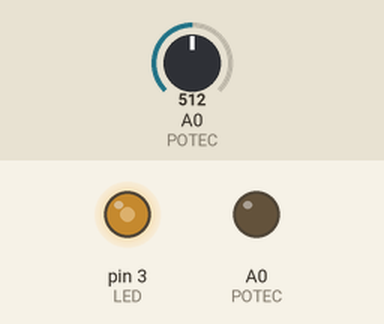
This sketch was run on a simulated Arduino Uno, built with avr-gcc and run on an emulated ATmega328P. On the bench: output pins drawn as LEDs (lit = HIGH). Inputs (shaded band) come from the test bench; at power-on: A0 (POTEC) = 512.

Above: at 1.2 s.
1.3 s: A0 (POTEC) set to 716
At 2.5 s:
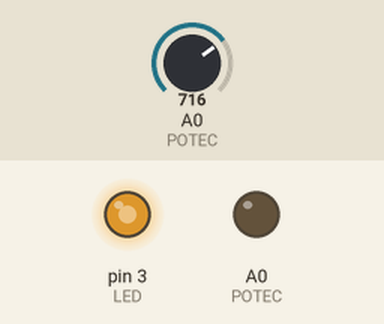
2.8 s: A0 (POTEC) set to 900
At 3.8 s:
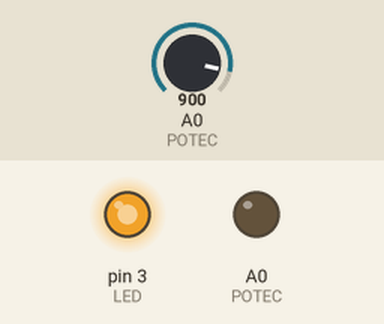
4.3 s: A0 (POTEC) set to 122
At 4.9 s:
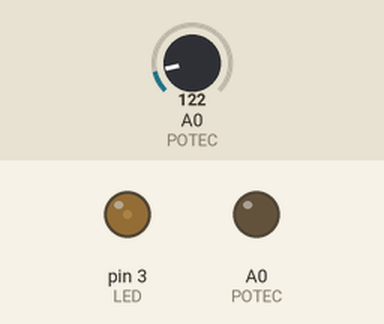
5.8 s: A0 (POTEC) set to 0
At 6.1 s:
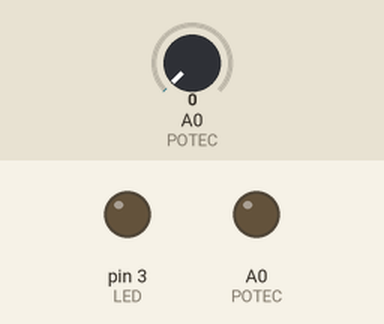
7.3 s: A0 (POTEC) set to 511
At 8.4 s:
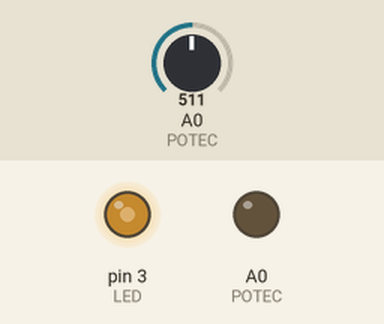
Timing chart, 0 to 9.8 s (numbered marks = the images above; inputs shaded):
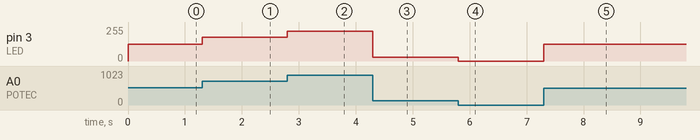

Measured:
- after the input at 1.3 s, pin 3 (LED): 127/255 → 178/255 at once
- after the input at 2.8 s, pin 3 (LED): 178/255 → 224/255 at once
- after the input at 4.3 s, pin 3 (LED): 224/255 → 30/255 at once
- after the input at 5.8 s, pin 3 (LED): 30/255 → 0/255 at once
- after the input at 7.3 s, pin 3 (LED): 0/255 → 127/255 at once

The sketch:

practica_2.1_kevin_043747.ino
```cpp
/*
 * Fundacion Kinal
 * Centro Educativo Tecnico Laboral Kinal
 * Electronica
 * Grado:Quinto
 * Sección:A
 * Curso:Taller de Electronica Digital Y Reparación de Computadoras I
 * Nombre:Kevin Audiel Solano Torres
 * Carnet:2022291
 * Proyecto:Control del Brillo de un LED
 */

//directivas del preprocesador
#define LED 3
#define POTEC A0

//Variables
int brillopot=0;
int INT=0;


void setup() {
  pinMode(LED,OUTPUT);//Pin donde utilizo el PWM como salida
  pinMode(POTEC,OUTPUT);
}

void loop() {
  INT=analogRead(POTEC);//leo el potenciometro.
  brillopot=map(INT,0,1023,0,255);
  analogWrite(LED,brillopot);
}
```
